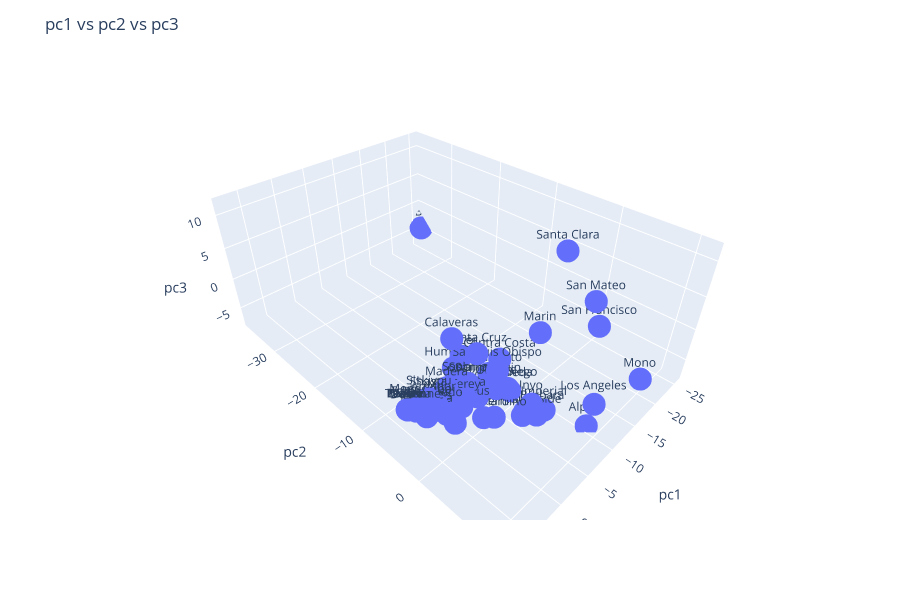

Notebook source saved alongside this figure:
### Markdown cell above
Here's the same plot, but with a third dimension: pc3!

### Code cell
fig = px.scatter_3d(data_frame=pc_df, x='pc1', y='pc2', z='pc3', text=list(california_cases['County_x']))
fig.update_traces(textposition='top center')
fig.update_layout(
    height=600,
    title_text='pc1 vs pc2 vs pc3'
)

fig.show()

### Figure 1 — Plotly figure (JSON) as saved in the notebook; plotly's stock layout.template omitted (floating-point values rounded to 4 significant figures)
{"data": [{"hovertemplate": "pc1=%{x}<br>pc2=%{y}<br>pc3=%{z}<br>text=%{text}<extra></extra>", "legendgroup": "", "marker": {"color": "#636efa", "symbol": "circle"}, "mode": "markers+text", "name": "", "scene": "scene", "showlegend": false, "text": ["Alameda", "Alpine", "Amador", "Butte", "Calaveras", "Colusa", "Contra Costa", "Del Norte", "El Dorado", "Fresno", "Glenn", "Humboldt", "Imperial", "Inyo", "Kern", "Kings", "Lake", "Lassen", "Los Angeles", "Madera", "Marin", "Mariposa", "Mendocino", "Merced", "Modoc", "Mono", "Monterey", "Napa", "Nevada", "Orange", "Placer", "Plumas", "Riverside", "Sacramento", "San Benito", "San Bernardino", "San Diego", "San Francisco", "San Joaquin", "San Luis Obispo", "San Mateo", "Santa Barbara", "Santa Clara", "Santa Cruz", "Shasta", "Sierra", "Siskiyou", "Solano", "Sonoma", "Stanislaus", "Sutter", "Tehama", "Trinity", "Tulare", "Tuolumne", "Ventura", "Yolo", "Yuba"], "textposition": "top center", "type": "scatter3d", "x": [-2.574, -10.42, 4.953, 6.504, 1.471, 5.826, -2.793, 6.572, 4.874, 3.078, 5.801, -0.6389, -5.943, -4.565, -0.5761, 3.36, 6.7, 7.494, -11.63, 3.044, -6.596, 5.88, 6.151, 3.96, 7.494, -16.76, 3.038, 3.039, 1.921, -1.411, -0.0651, 5.264, -5.076, -1.507, -25.57, 0.4804, -3.047, -14.0, -0.5553, -1.59, -13.63, -3.757, -13.83, -0.2949, 5.125, 7.494, 5.334, 1.125, 1.15, 2.368, 3.826, 7.321, 7.446, -3.505, 6.981, 0.682, -0.111, 4.681], "y": [2.497, 8.639, -1.323, -2.12, -2.136, -1.66, 0.9421, -2.078, -1.115, -0.03326, -1.605, -3.969, 5.36, 4.478, 2.471, 0.3046, -2.145, -2.666, 8.48, -1.292, 3.185, -1.445, -1.981, -0.3832, -2.666, 11.08, -0.1466, -0.2048, 0.3439, 1.859, -2.234, -1.263, 5.007, 0.5955, -36.76, 1.844, 2.429, 6.067, 1.383, 1.689, 5.312, 4.237, 0.7543, -0.1671, -1.913, -2.666, -1.64, -0.01429, -0.3973, 0.2839, -0.4175, -2.558, -2.627, 4.163, -2.347, 0.9805, 0.6753, -1.088], "z": [-0.2003, -7.651, 0.3648, 0.1588, 6.567, -0.3055, 2.971, -0.2043, -0.42, -1.354, -0.4671, -0.1565, -4.009, -2.658, -3.247, -2.806, -0.2281, 0.2007, -5.011, 1.226, 5.76, -1.182, 0.4151, -1.464, 0.2007, -2.656, -0.239, -0.86, 0.03638, 0.1378, 3.099, -0.7412, -4.448, 1.49, -4.512, -2.977, -0.9331, 4.04, 0.7529, 2.553, 7.321, -3.43, 11.79, 4.623, 0.7627, 0.2007, 0.9088, 1.401, 1.224, -1.05, -1.068, 0.131, 0.1495, -3.938, 0.01402, -0.2271, 0.008462, -0.06854]}], "layout": {"height": 600, "legend": {"tracegroupgap": 0}, "margin": {"t": 60}, "scene": {"domain": {"x": [0, 1], "y": [0, 1]}, "xaxis": {"title": {"text": "pc1"}}, "yaxis": {"title": {"text": "pc2"}}, "zaxis": {"title": {"text": "pc3"}}}, "title": {"text": "pc1 vs pc2 vs pc3"}}}
